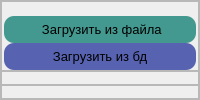
                      <widget class="QWidget" name="tab_8">
                       <attribute name="title">
                        <string>Tab 2</string>
                       </attribute>
                       <layout class="QVBoxLayout" name="verticalLayout_18">
                        <property name="spacing">
                         <number>0</number>
                        </property>
                        <property name="leftMargin">
                         <number>0</number>
                        </property>
                        <property name="topMargin">
                         <number>0</number>
                        </property>
                        <property name="rightMargin">
                         <number>0</number>
                        </property>
                        <property name="bottomMargin">
                         <number>0</number>
                        </property>
                        <item>
                         <widget class="QFrame" name="frame_24">
                          <property name="frameShape">
                           <enum>QFrame::Shape::StyledPanel</enum>
                          </property>
                          <property name="frameShadow">
                           <enum>QFrame::Shadow::Raised</enum>
                          </property>
                          <layout class="QVBoxLayout" name="verticalLayout_19">
                           <property name="spacing">
                            <number>0</number>
                           </property>
                           <property name="leftMargin">
                            <number>0</number>
                           </property>
                           <property name="topMargin">
                            <number>0</number>
                           </property>
                           <property name="rightMargin">
                            <number>0</number>
                           </property>
                           <property name="bottomMargin">
                            <number>0</number>
                           </property>
                           <item>
                            <widget class="QFrame" name="frame_25">
                             <property name="frameShape">
                              <enum>QFrame::Shape::StyledPanel</enum>
                             </property>
                             <property name="frameShadow">
                              <enum>QFrame::Shadow::Raised</enum>
                             </property>
                             <layout class="QVBoxLayout" name="verticalLayout_20">
                              <property name="spacing">
                               <number>0</number>
                              </property>
                              <property name="leftMargin">
                               <number>2</number>
                              </property>
                              <property name="topMargin">
                               <number>0</number>
                              </property>
                              <property name="rightMargin">
                               <number>2</number>
                              </property>
                              <property name="bottomMargin">
                               <number>0</number>
                              </property>
                              <item>
                               <widget class="QPushButton" name="pushButton_16">
                                <property name="styleSheet">
                                 <string notr="true">background-color:none;
border:none;</string>
                                </property>
                                <property name="text">
                                 <string/>
                                </property>
                                <property name="icon">
                                 <iconset resource="../qrc/main.qrc">
                                  <normaloff>:/images/doctor_without_background.png</normaloff>:/images/doctor_without_background.png</iconset>
                                </property>
                                <property name="iconSize">
                                 <size>
                                  <width>50</width>
                                  <height>50</height>
                                 </size>
                                </property>
                               </widget>
                              </item>
                              <item>
                               <widget class="QPushButton" name="pushButton_17">
                                <property name="font">
                                 <font>
                                  <family>Arial</family>
                                  <pointsize>10</pointsize>
                                 </font>
                                </property>
                                <property name="styleSheet">
                                 <string notr="true">padding:6px;
background-color:rgb(67, 153, 143);
border-radius:10px;</string>
                                </property>
                                <property name="text">
                                 <string> Загрузить из файла</string>
                                </property>
                               </widget>
                              </item>
                              <item>
                               <widget class="QPushButton" name="pushButton_18">
                                <property name="font">
                                 <font>
                                  <family>Arial</family>
                                  <pointsize>10</pointsize>
                                 </font>
                                </property>
                                <property name="styleSheet">
                                 <string notr="true">padding:6px;
background-color:rgb(87, 99, 177);
border-radius:10px;</string>
                                </property>
                                <property name="text">
                                 <string>Загрузить из бд</string>
                                </property>
                               </widget>
                              </item>
                             </layout>
                            </widget>
                           </item>
                           <item>
                            <widget class="QFrame" name="frame_26">
                             <property name="frameShape">
                              <enum>QFrame::Shape::StyledPanel</enum>
                             </property>
                             <property name="frameShadow">
                              <enum>QFrame::Shadow::Raised</enum>
                             </property>
                            </widget>
                           </item>
                           <item>
                            <widget class="QFrame" name="frame_27">
                             <property name="frameShape">
                              <enum>QFrame::Shape::StyledPanel</enum>
                             </property>
                             <property name="frameShadow">
                              <enum>QFrame::Shadow::Raised</enum>
                             </property>
                            </widget>
                           </item>
                          </layout>
                         </widget>
                        </item>
                       </layout>
                      </widget>
